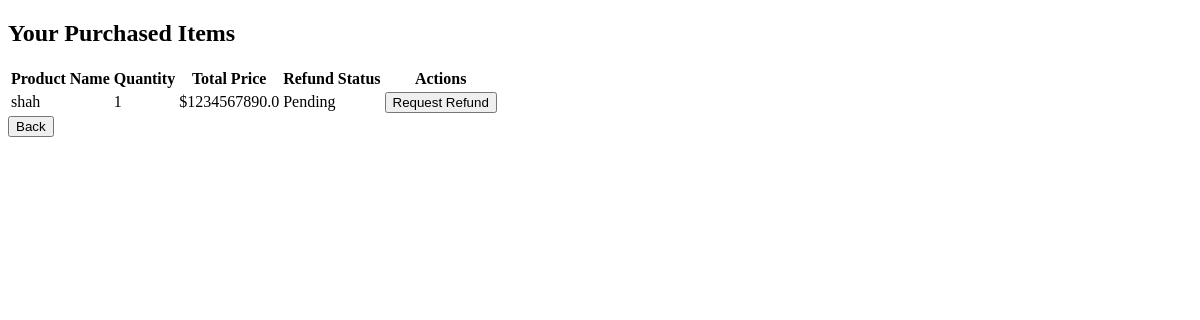
/purchaseditems, run on an earlier commit of the app's database.
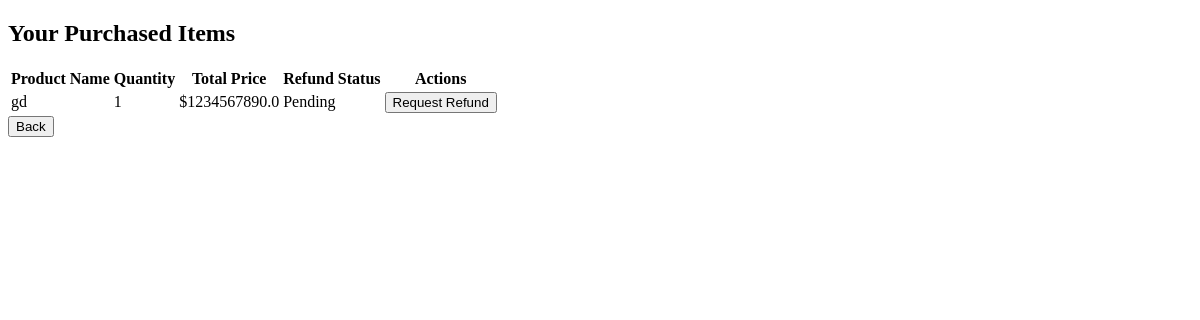
And on a later commit of the database.
### main.py (models this page shows)
class Checkout(db.Model):
    id = db.Column(db.Integer, primary_key=True)
    customer_id = db.Column(db.Integer, db.ForeignKey('customer.id'))
    customer = db.relationship('customer', backref=db.backref('purchased_items', lazy=True))
    product_id = db.Column(db.Integer, db.ForeignKey('product.id'), nullable=False)
    product = db.relationship('Product', backref=db.backref('purchased_items', lazy=True))
    totalprice = db.Column(db.Float, nullable=False)
    quantity = db.Column(db.Integer, nullable=False)
    refund_status = db.Column(db.String(50), default="Pending")
    refund_reason = db.Column(db.String(100), nullable=True)

class Product(db.Model):
    id = db.Column(db.Integer, primary_key=True)
    productname = db.Column(db.String(150), nullable=False)
    productprice = db.Column(db.Float, nullable=False)
    productstock = db.Column(db.Integer, nullable=False)
    productpicture = db.Column(db.LargeBinary, nullable=False)
    picture_mimetype = db.Column(db.String(50), nullable=False)

### main.py (the view)
@tandtweb.route('/purchaseditems')
def purchased_items():
    customer_id = session.get('user_id')
    purchased_items = Checkout.query.filter_by(customer_id=customer_id).all()
    return render_template('purchaseditem.html', purchased_items=purchased_items)

### templates/purchaseditem.html (shortened to what this page needs)
<!DOCTYPE html>
<html lang="en">
<head>
</head>
<body>
    <div class="container mt-5">
        <h2>Your Purchased Items</h2>
        {% if purchased_items %}
            <table class="table table-bordered">
                <thead>
                    <tr>
                        <th>Product Name</th>
                        <th>Quantity</th>
                        <th>Total Price</th>
                        <th>Refund Status</th>
                        <th>Actions</th>
                    </tr>
                </thead>
                <tbody>
                    {% for item in purchased_items %}
                    <tr>
                        <td>{{ item.product.productname }}</td>
                        <td>{{ item.quantity }}</td>
                        <td>${{ item.totalprice }}</td>
                        <td>{{ item.refund_status }}</td>
                        <td>
                          {% if item.refund_status == 'Pending' or item.refund_status == 'Refund Rejected' %}
                              <a href="{{ url_for('refund_form', item_id=item.id) }}">
                                  <button type="button">Request Refund</button>
                              </a>
                          {% else %}
                              <button type="button" disabled>Refund Requested</button>
                          {% endif %}
                      </td>
                    </tr>
                    {% endfor %}
                </tbody>
            </table>
        {% else %}
            <p>You have not purchased any items yet.</p>
        {% endif %}
    </div>
    <button type="button" onclick="window.location.href='/customerhome'">Back</button>
</body>
</html>

What changed in the data, as far as the page shows it:
changed through a linked row, Checkout "Pending": product.productname "shah" → "gd"
